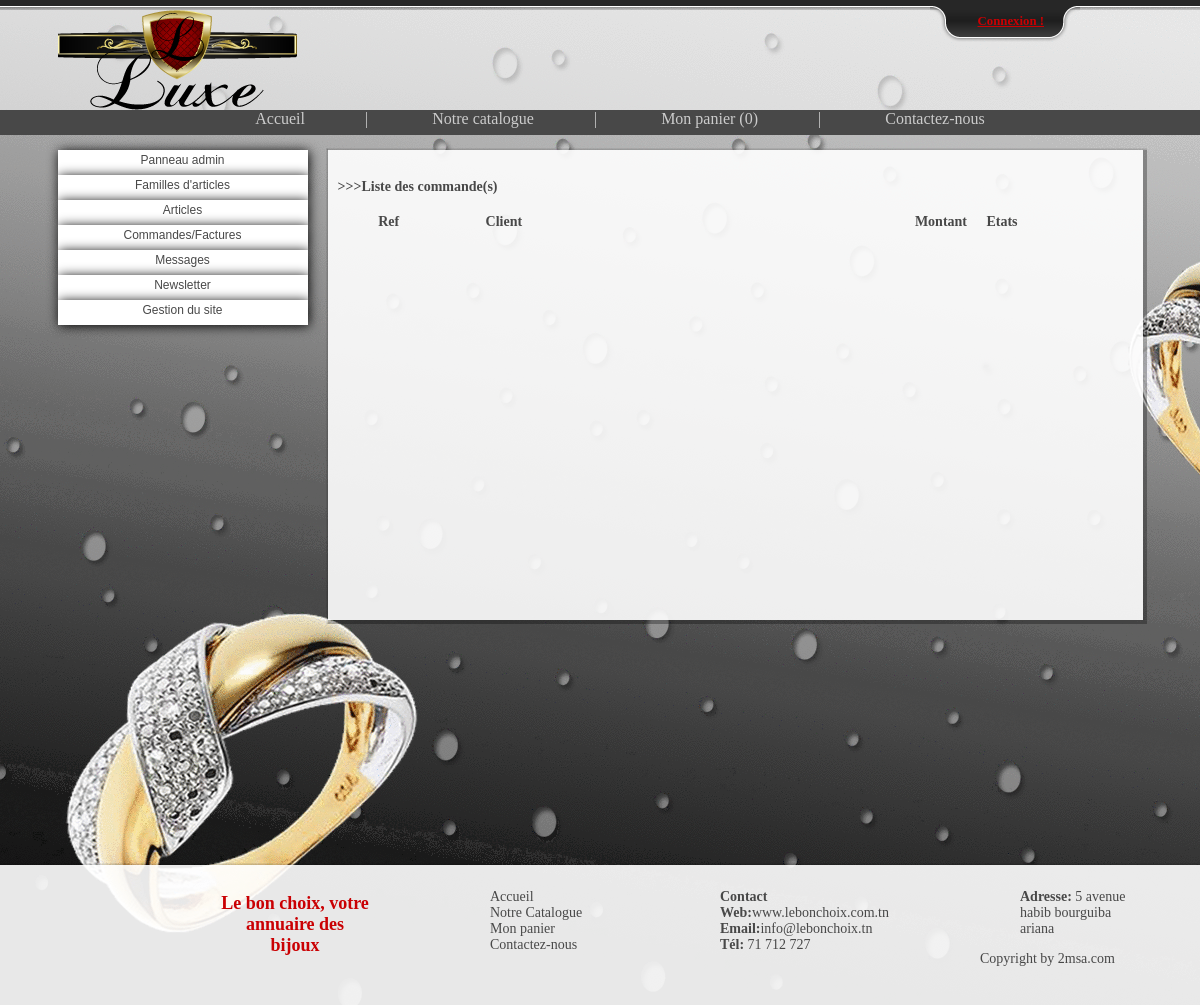
The app's page /root/g_commandes/liste.php, older data.
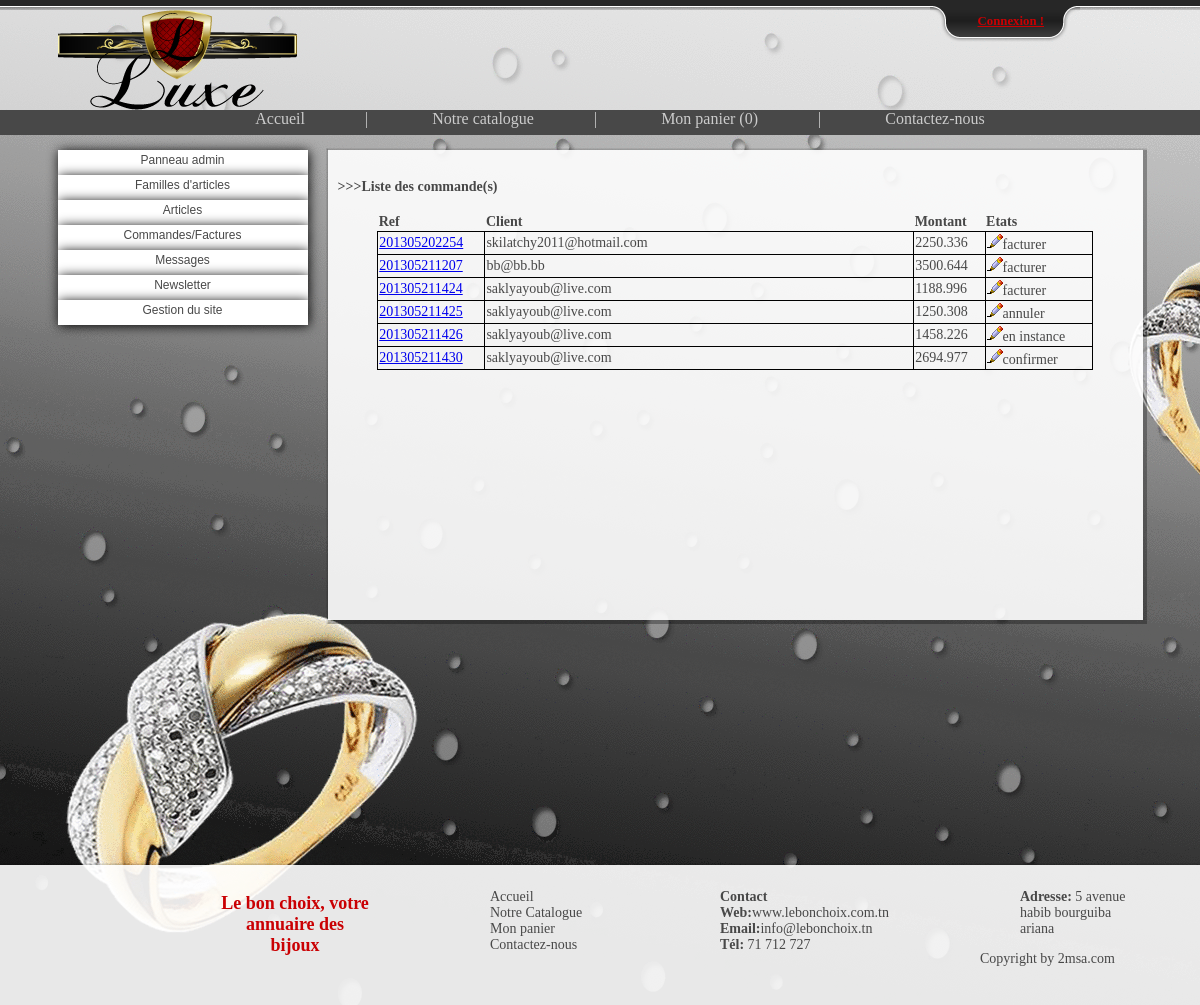
The same page, newer data.
### tables this page shows
CREATE TABLE IF NOT EXISTS `commande` (
  `id_cmd` varchar(30) NOT NULL,
  `email_clt` varchar(30) NOT NULL,
  `date_cmd` varchar(30) NOT NULL,
  `tel_contact_cmd` varchar(30) NOT NULL,
  `adresslivrison_cmd` varchar(250) NOT NULL,
  `montant_cmd` varchar(30) NOT NULL,
  `etats` varchar(30) NOT NULL,
  PRIMARY KEY (`id_cmd`),
  KEY `email_clt` (`email_clt`)
);

### include/config.php (called while the page is built, shortened)
<?php
$adress_du_site="http://127.0.0.1/bc";
?>

### include/function.php (called while the page is built, shortened)
<?php
include('config.php');
function nombre_article_dans_panier()
{
	$nbr_article = count($_SESSION['panier']['id_article']);
	return $nbr_article;
}
?>

### include/function_statistiques.php (called while the page is built, shortened)
<?php
function somme_cmd_facturer($id_clt)
{
	global $connection;
	$sql=mysql_query("SELECT SUM(montant_cmd) FROM commande WHERE `email_clt` ='$id_clt' AND `etats` ='facturer' ", $connection);
	$s = mysql_fetch_array($sql);
	$s0 = $s[0];
	if ($s0>0){$somme = $s0;}else{$somme = '0.000';}
	return $somme;
}
?>

### root/g_commandes/liste.php (the view, shortened to what this page needs)
<?php
include('../../include/function.php');
include('../../include/function_statistiques.php')
?>
<!DOCTYPE html PUBLIC "-//W3C//DTD XHTML 1.0 Transitional//EN" "http://www.w3.org/TR/xhtml1/DTD/xhtml1-transitional.dtd">
<html xmlns="http://www.w3.org/1999/xhtml">
<head>
<link href="../../style/style.css" rel="stylesheet" type="text/css" />
</head>
<body>
<?php include('../../function/top_bar.php'); ?>
    <div id="head">
        <div id="head_container">
            <div id="head_logo">
                <img src="../../style/img/logo.png" alt="Le Bon Choix !"/>
            </div>
        </div>
    </div>
	<?php include('../../function/nav.php');?>
    <div id="contenant">
        <div id="side_bar">
        <?php
        include('../menuadmin.php');
        ?>
        </div>
        <div id="container">
            <div id="container_under_admin" class="g_box">
<h4>>>>Liste des commande(s)</h4>
<?php
$sql = mysql_query(" SELECT * FROM commande ",$connection);
echo'
<table width="700px" id="ad_table" class="center">
	<thead>
		<tr>
			<th width="15%">Ref</th>
			<th width="60%">Client</th>
			<th width="10%">Montant</th>
			<th width="15%">Etats</th>
		</tr>
	</thead>';
while ($r = mysql_fetch_object($sql))
{
	$id_cmd			= $r->id_cmd;
	$email_clt		= $r->email_clt;
	$montant_cmd	= $r->montant_cmd;
	$etats			= $r->etats;
	$clt			= recup_info_client($email_clt);
	echo'<tr>
			<td><a href="../../cmd_fact.php?id_cmd='.$id_cmd.'" target="new">'.$id_cmd.'</a></td>
			<td>
				<j>'.$email_clt.'
					<span>
						<table width="310" style="text-align:right">
						  <tr>
						  	<td colspan="4"><center><b>Info Client</b></center></td>
						  </tr>
						  <tr>
							<td width="90">Nom : </td>
							<td colspan="3" style="text-align:center"><b>'.$clt->nom_clt.'</b></td>
						  </tr>
						  <tr>
							<td>Prenom :</td>
							<td colspan="3" style="text-align:center"><b>'.$clt->prenom_clt.'</b></td>
						  </tr>
						  <tr>
							<td>Annulation :</td>
							<td width="37"><b>'.nbr_cmd_annuler($email_clt).'</b></td>
							<td width="59">Somme : </td>
							<td width="96"><b>'.somme_cmd_annuler($email_clt).'</b></td>
						  </tr>
						  <tr>
							<td>En cours :</td>
							<td><b>'.nbr_cmd_encours($email_clt).'</b></td>
							<td>Somme :</td>
							<td><b>'.somme_cmd_encours($email_clt).'</b></td>
						  </tr>
						  <tr>
							<td>Facture :</td>
							<td><b>'.nbr_facturer($email_clt).'</b></td>
							<td>Somme :</td>
							<td><b>'.somme_cmd_facturer($email_clt).'</b></td>
						  </tr>
						</table>
					</span>
				</j>
			</td>
			<td>'.$montant_cmd.'</td>
			<td><a href="cmd_fact.php?id_cmd='.$id_cmd.'" target="new"><img src="../../style/img/b_edit.png"></a>'.$etats.'</td>
		</tr>';
}
echo'
</table>
';
?>
            </div>
        </div>
    </div>
    <div id="footer">
        <?php include('../../function/footer.php');?>
    </div>
</body>
</html>

### function/top_bar.php (shortened to what this page needs)
<div id="toppanel">
	<div class="tab">
		<ul class="login">
			<li class="left">&nbsp;</li>
			<li>
            <?php
            if (isset($_SESSION['admin']))
            {
                echo'<a href="'.$adress_du_site.'/root/index.php"><span class="nav_activ">ESPACE ADMIN</span></a> | ';
                echo'<a href="'.$adress_du_site.'/function/deconexion.php">DECONEXION</a>';
            }
            else
            {
                if (isset($_SESSION['client']))
                {
					$clt = $_SESSION['client'];
                    echo $clt.'  |  ' ;
                    echo'<a href="'.$adress_du_site.'/function/deconexion.php">DECONEXION</a>';
                }
				else{echo'
				<li id="toggle">
					<a id="open" href="#">Connexion !</a>
					<a id="close" style="display: none;" href="#">Fermer !</a>
				</li>
				';}
			}
            ?>
            </li>
			<li class="right">&nbsp;</li>
		</ul>
	</div>

### function/nav.php (shortened to what this page needs)
<?php
echo'
<div id="nav">
	<ul>
		<li><a href="'.$adress_du_site.'/index.php">Accueil</a></li>|
		<li><a href="'.$adress_du_site.'/catalogue.php">Notre catalogue</a></li>|
		<li><a href="'.$adress_du_site.'/panier.php">Mon panier ('.nombre_article_dans_panier().')</a></li>|';
echo'
		<li><a href="'.$adress_du_site.'/contact.php">Contactez-nous</a></li>
	</ul>
</div>
';
?>

### root/menuadmin.php (shortened to what this page needs)
<div id="menu_admin">
	<div class="menu"><a href="<?php echo $adress_du_site ;?>/root/index.php">Panneau admin</a>
    </div>
	<div class="menu"><a href="#">Familles d'articles</a>
	</div>
    <div class="menu" ><a href="<?php echo $adress_du_site ;?>/root/g_article/liste.php">Articles</a>
    </div>
    <div class="menu"><a href="<?php echo $adress_du_site ;?>/root/g_commandes/liste.php">Commandes/Factures</a>
    </div>
    <div class="menu"><a href="<?php echo $adress_du_site ;?>/root/g_contactez-nous/affich.php">Messages</a>
    </div>
    <div class="menu"><a href="<?php echo $adress_du_site ;?>/root/newsletter/affich.php">Newsletter</a>
    </div>
    <div class="menu"><a href="#">Gestion du site</a>
    </div>
</div>

### function/footer.php
<div id="footer" class="g_box">
<div id="footer1">
<p class="footer_titre">Le bon choix, votre annuaire des bijoux</p>
</div>
<div id="footer2">
<ul>
<li class="footer_sous_titre">Accueil</li>
<li class="footer_sous_titre">Notre Catalogue</li>
<li class="footer_sous_titre">Mon panier</li>
<li class="footer_sous_titre">Contactez-nous</li>
</ul>
</div>
<div id="footer3">
<ul>
<li class="footer_sous_titre"><b>Contact</b></li>
<li class="footer_sous_titre"><b>Web:</b>www.lebonchoix.com.tn</li>
<li class="footer_sous_titre"><b>Email:</b>info@lebonchoix.tn</li>
<li class="footer_sous_titre"><b>Tél:</b> 71 712 727</li>
</ul>
</div>
<div id="footer4">
<ul>
<li class="footer_sous_titre"><b>Adresse:</b> 5 avenue habib bourguiba ariana</li>
</ul>
<br /><br />
<p class="footer_sous_titre">Copyright by 2msa.com</p>
</div>
</div>

### style/style.css (style rules this page uses)
html, body { border: 0; margin: 0; padding: 0; }
body { background-image:url(img/bg.png); background-repeat:no-repeat; }
img { border:none; }
#head { height:100px;background-color: rgba(255, 255, 255, 0.5); }
#head_container { height:100px;width:1085px;margin:0 auto; }
#head_logo { float:left;height:100px;width:250px; }
#head_logo img { border:none; }
#nav { text-align:center;height:25px;background:#484848;list-style-type:none;color:#ccc;margin-top:-16px; }
#nav li { display:inline-block;padding-left:60px;padding-right:60px; }
#nav ul li a { color: #ccc;text-decoration:none;text-align:center; }
#contenant { height:700px;width:1085px;margin:15px auto; }
#side_bar { float:left;width:250px;height:700px; }
.menu { position:relative; }
#menu_admin { color:#484848;float:left;display:inline; }
#menu_admin div { width:250px;text-align:center;z-index:100;box-shadow: 1px 1px 12px #000; }
#menu_admin div a:link, #menu_admin div a:visited, #menu_admin div a:hover { color:#484848;font-family:arial,sans-serif;font-size:12px;text-decoration:none;padding-top:3px; height:22px;display:block; }
#menu_admin div a:link, #menu_admin div a:visited { background:#fff; }
#container { float:right;height:700px;width:815px; }
#container_under_admin { height:450px;overflow:scroll; text-align:justify; }
.g_box { -webkit-box-shadow:0.5px 0.5px 1px 3px rgba(0, 0, 0, .3);box-shadow:0.5px 0.5px 1px 3px rgba(0, 0, 0, .3);background-color: rgba(255, 255, 255, 0.9);font-size:14px;color:#484848;padding:10px; }
#footer { height:120px; }
#footer1 { float:left;width:150px;margin-left:210px; }
#footer2 { float:left;width:150px;margin-left:80px; }
#footer3 { float:left;width:220px;margin-left:80px; }
#footer4 { float:left;width:150px;margin-left:80px; }
.footer_titre { color:#ca0003;font-size:18px;font-weight:bold; float:left; }
.footer_sous_titre { text-align:left; }
#footer ul { list-style-type:none;float:left; }
.tab { background: url(../style/img/connexion/tab_b.png) repeat-x 0 0;height: 10px;position: relative;top: 0;z-index: 999; }
.tab ul.login { display: block;position: relative;float: right;clear: right;height: 32px;width: auto;font-weight: bold;line-height: 42px;margin: 0;right: 120px; color: white;font-size: 80%;text-align: center; }
.tab ul.login li.left { background: url(../style/img/connexion/tab_l.png) no-repeat left 0;height: 42px;width: 30px;padding: 0;margin: 0;display: block;float: left; }
.tab ul.login li.right { background: url(../style/img/connexion/tab_r.png) no-repeat left 0;height: 42px;width: 30px;padding: 0;margin: 0;display: block;float: left; }
.tab ul.login li { text-align: left;padding: 0 6px;display: block;float: left;height: 42px;background: url(../style/img/connexion/tab_m.png) repeat-x 0 0; }
.tab ul.login li a { color: #ca0003; }
#toppanel { position:absolute;top: 0;width: 100%; z-index: 10000000;text-align: center;margin-left: auto;margin-right: auto; }
.center { margin-left:auto;margin-right:auto; }
#ad_table { border-collapse:collapse; width:90%; }
#ad_table tr td { border:1px solid black; }

Row changes from the older to the newer data that the page shows:
added commande: id_cmd "201305202254", email_clt "skilatchy2011@hotmail.com", montant_cmd "2250.336", etats "facturer"
added commande: id_cmd "201305211207", email_clt "bb@bb.bb", montant_cmd "3500.644", etats "facturer"
added commande: id_cmd "201305211424", email_clt "saklyayoub@live.com", montant_cmd "1188.996", etats "facturer"
added commande: id_cmd "201305211425", email_clt "saklyayoub@live.com", montant_cmd "1250.308", etats "annuler"
added commande: id_cmd "201305211426", email_clt "saklyayoub@live.com", montant_cmd "1458.226", etats "en instance"
added commande: id_cmd "201305211430", email_clt "saklyayoub@live.com", montant_cmd "2694.977", etats "confirmer"
